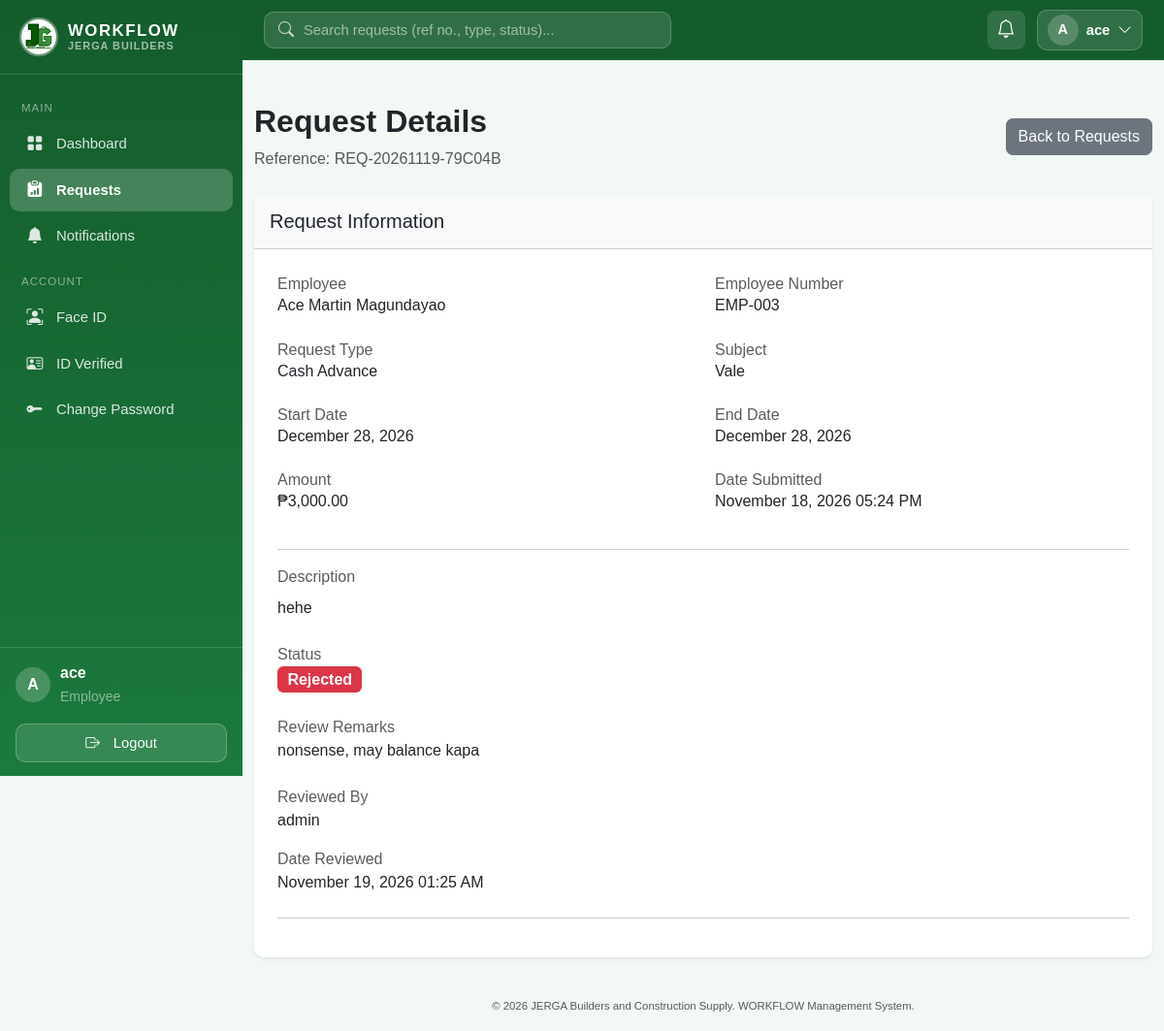
Screenshot of /requests/2 (signed in) with the database file from the repository.
### models/user.py (models this page shows, shortened)
class User(UserMixin, db.Model):
    __tablename__ = "users"
    id = db.Column(db.Integer, primary_key=True)
    username = db.Column(db.String(80), unique=True, nullable=False)
    email = db.Column(db.String(120), unique=True, nullable=False)
    password_hash = db.Column(db.String(255), nullable=False)
    role = db.Column(db.String(20), nullable=False, default="employee")  # "admin" | "hr" | "employee"
    is_active = db.Column(db.Boolean, default=True, nullable=False)
    created_at = db.Column(db.DateTime, default=db.func.now())
    employee_id = db.Column(db.Integer, db.ForeignKey("employees.id"), unique=True, nullable=True)
    employee = db.relationship("Employee", back_populates="user")
    submitted_requests = db.relationship(
        "EmployeeRequest", foreign_keys="EmployeeRequest.submitted_by_id", back_populates="submitted_by"
    )
    reviewed_requests = db.relationship(
        "EmployeeRequest", foreign_keys="EmployeeRequest.reviewed_by_id", back_populates="reviewed_by"
    )
    notifications = db.relationship(
        "Notification", back_populates="user", lazy=True, cascade="all, delete-orphan"
    )
    face_encoding = db.Column(db.Text, nullable=True)
    face_enrolled_at = db.Column(db.DateTime, nullable=True)
    face_photo = db.Column(db.String(255), nullable=True)
    reset_code = db.Column(db.String(6), nullable=True)
    reset_code_expires = db.Column(db.DateTime, nullable=True)
    id_document = db.Column(db.String(255), nullable=True)          # uploaded file name
    id_document_type = db.Column(db.String(50), nullable=True)
    id_verified = db.Column(db.Boolean, default=False, nullable=False)
    id_verified_by_id = db.Column(db.Integer, db.ForeignKey("users.id"), nullable=True)

### models/request.py (models this page shows)
class EmployeeRequest(db.Model):
    __tablename__ = "employee_requests"
    id = db.Column(db.Integer, primary_key=True)
    reference_number = db.Column(db.String(50), unique=True, nullable=False)  # e.g. REQ-20260101-A1B2C3
    employee_id = db.Column(db.Integer, db.ForeignKey("employees.id"), nullable=False)
    submitted_by_id = db.Column(db.Integer, db.ForeignKey("users.id"), nullable=False)
    request_type = db.Column(db.String(100), nullable=False)  # Leave, Overtime, etc.
    subject = db.Column(db.String(200), nullable=False)
    description = db.Column(db.Text, nullable=False)
    start_date = db.Column(db.Date, nullable=True)
    end_date = db.Column(db.Date, nullable=True)
    amount = db.Column(db.Numeric(12, 2), nullable=True)  # for cash advances / reimbursements
    status = db.Column(db.String(20), default="Pending", nullable=False)  # Pending | Approved | Rejected
    remarks = db.Column(db.Text, nullable=True)
    reviewed_by_id = db.Column(db.Integer, db.ForeignKey("users.id"), nullable=True)
    reviewed_at = db.Column(db.DateTime, nullable=True)
    submitted_at = db.Column(db.DateTime, default=db.func.now())
    updated_at = db.Column(db.DateTime, default=db.func.now(), onupdate=db.func.now())
    employee = db.relationship("Employee", back_populates="requests")
    submitted_by = db.relationship("User", foreign_keys=[submitted_by_id], back_populates="submitted_requests")
    reviewed_by = db.relationship("User", foreign_keys=[reviewed_by_id], back_populates="reviewed_requests")

### models/employee.py (models this page shows)
class Employee(db.Model):
    __tablename__ = "employees"
    id = db.Column(db.Integer, primary_key=True)
    employee_number = db.Column(db.String(50), unique=True, nullable=False)
    first_name = db.Column(db.String(100), nullable=False)
    middle_name = db.Column(db.String(100), nullable=True)
    last_name = db.Column(db.String(100), nullable=False)
    gender = db.Column(db.String(20), nullable=True)
    birth_date = db.Column(db.Date, nullable=True)
    address = db.Column(db.Text, nullable=True)
    contact_number = db.Column(db.String(30), nullable=True)
    email = db.Column(db.String(120), unique=True, nullable=True)
    department = db.Column(db.String(100), nullable=True)
    position = db.Column(db.String(100), nullable=True)
    employment_type = db.Column(db.String(50), nullable=True)
    date_hired = db.Column(db.Date, nullable=True)
    status = db.Column(db.String(20), default="Active", nullable=False)  # "Active" | "Inactive"
    created_at = db.Column(db.DateTime, default=db.func.now())
    updated_at = db.Column(db.DateTime, default=db.func.now(), onupdate=db.func.now())
    user = db.relationship("User", back_populates="employee", uselist=False)
    requests = db.relationship("EmployeeRequest", back_populates="employee")
    @property
    def full_name(self):
        return " ".join(part for part in [self.first_name, self.middle_name, self.last_name] if part)

### routes/requests.py (the view)
@request_bp.route("/<int:request_id>")
@login_required
def view_request(request_id):
    employee_request = get_request_or_404(request_id)
    if not can_access_request(employee_request):
        abort(403)
    return render_template("requests/view.html", employee_request=employee_request)

### templates/requests/view.html (shortened to what this page needs)
{% extends "base.html" %}
{% block content %}
<div class="container py-4">
    <div class="d-flex justify-content-between align-items-center mb-4 flex-wrap gap-2">
        <div>
            <h2 class="fw-bold">Request Details</h2>
            <p class="text-muted mb-0">
                Reference: {{ employee_request.reference_number }}
            </p>
        </div>
        <a href="{{ url_for('requests.list_requests') }}"
           class="btn btn-secondary">
            Back to Requests
        </a>
    </div>
    <div class="card shadow-sm">
        <div class="card-header bg-light py-3">
            <h5 class="mb-0">Request Information</h5>
        </div>
        <div class="card-body p-4">
            <div class="row mb-3">
                <div class="col-md-6 mb-3">
                    <label class="text-muted">Employee</label>
                    <h6>{{ employee_request.employee.full_name }}</h6>
                </div>
                <div class="col-md-6 mb-3">
                    <label class="text-muted">Employee Number</label>
                    <h6>{{ employee_request.employee.employee_number }}</h6>
                </div>
                <div class="col-md-6 mb-3">
                    <label class="text-muted">Request Type</label>
                    <h6>{{ employee_request.request_type }}</h6>
                </div>
                <div class="col-md-6 mb-3">
                    <label class="text-muted">Subject</label>
                    <h6>{{ employee_request.subject }}</h6>
                </div>
                <div class="col-md-6 mb-3">
                    <label class="text-muted">Start Date</label>
                    <h6>
                        {{ employee_request.start_date.strftime('%B %d, %Y') if employee_request.start_date else 'N/A' }}
                    </h6>
                </div>
                <div class="col-md-6 mb-3">
                    <label class="text-muted">End Date</label>
                    <h6>
                        {{ employee_request.end_date.strftime('%B %d, %Y') if employee_request.end_date else 'N/A' }}
                    </h6>
                </div>
                <div class="col-md-6 mb-3">
                    <label class="text-muted">Amount</label>
                    <h6>
                        {{ '₱{:,.2f}'.format(employee_request.amount) if employee_request.amount is not none else 'N/A' }}
                    </h6>
                </div>
                <div class="col-md-6 mb-3">
                    <label class="text-muted">Date Submitted</label>
                    <h6>
                        {{ employee_request.submitted_at.strftime('%B %d, %Y %I:%M %p') if employee_request.submitted_at else 'N/A' }}
                    </h6>
                </div>
            </div>
            <hr>
            <div class="mb-4">
                <label class="text-muted">Description</label>
                <p class="mt-2">{{ employee_request.description }}</p>
            </div>
            <div class="mb-4">
                <label class="text-muted">Status</label>
                <div>
                    {% if employee_request.status == "Pending" %}
                        <span class="badge bg-warning text-dark fs-6">Pending</span>
                    {% elif employee_request.status == "Approved" %}
                        <span class="badge bg-success fs-6">Approved</span>
                    {% elif employee_request.status == "Rejected" %}
                        <span class="badge bg-danger fs-6">Rejected</span>
                    {% else %}
                        <span class="badge bg-secondary fs-6">
                            {{ employee_request.status }}
                        </span>
                    {% endif %}
                </div>
            </div>
            {% if employee_request.remarks %}
                <div class="mb-4">
                    <label class="text-muted">Review Remarks</label>
                    <p>{{ employee_request.remarks }}</p>
                </div>
            {% endif %}
            {% if employee_request.reviewed_by %}
                <div class="mb-3">
                    <label class="text-muted">Reviewed By</label>
                    <p>{{ employee_request.reviewed_by.username }}</p>
                </div>
            {% endif %}
            {% if employee_request.reviewed_at %}
                <div class="mb-4">
                    <label class="text-muted">Date Reviewed</label>
                    <p>
                        {{ employee_request.reviewed_at.strftime('%B %d, %Y %I:%M %p') }}
                    </p>
                </div>
            {% endif %}
            <hr>
        </div>
    </div>
</div>
{% endblock %}

### templates/base.html (shortened to what this page needs)
<!doctype html>
<html lang="en">
<head>
    <link
    rel="stylesheet"
    href="{{ url_for('static', filename='vendor/bootstrap.min.css') }}"
    />
    <link
    rel="stylesheet"
    href="{{ url_for('static', filename='vendor/bootstrap-icons.min.css') }}"
    />
    <link
    rel="stylesheet"
    href="{{ url_for('static', filename='css/style.css') }}"
    />
</head>
<body class="{% if current_user.is_authenticated %}with-sidebar{% endif %}">
    {% if current_user.is_authenticated %}
    <aside class="sidebar" id="sidebar">
    <div class="sidebar-brand">
        <img
        src="{{ url_for('static', filename='img/JERGA.jpg') }}"
        alt="JERGA WORKFLOW logo"
        class="sidebar-logo"
        width="40"
        height="40"
        />
        <div class="sidebar-brand-text">
        <span class="brand-name">WORKFLOW</span>
        <small>JERGA Builders</small>
        </div>
    </div>
    <nav class="sidebar-nav">
        <div class="sidebar-section">Main</div>
        <a
        href="{{ url_for('auth.dashboard') }}"
        class="sidebar-link {% if request.endpoint == 'auth.dashboard' %}active{% endif %}"
        >
        <i class="bi bi-grid-fill sb-icon"></i> Dashboard
        </a>
        <a
        href="{{ url_for('requests.list_requests') }}"
        class="sidebar-link {% if request.endpoint and request.endpoint.startswith('requests') %}active{% endif %}"
        >
        <i class="bi bi-clipboard-data-fill sb-icon"></i> Requests
        </a>
        <a
          href="{{ url_for('notifications.list_notifications') }}"
          class="sidebar-link {% if request.endpoint and request.endpoint.startswith('notifications') %}active{% endif %}"
        >
          <i class="bi bi-bell-fill sb-icon"></i> Notifications
        </a>
        <div class="sidebar-section">Account</div>
        <a
          href="{{ url_for('biometrics.enroll') }}"
          class="sidebar-link {% if request.endpoint == 'biometrics.enroll' %}active{% endif %}"
          title="Face ID settings"
        >
          <i class="bi bi-person-bounding-box sb-icon"></i> Face ID
        </a>
        <a
          href="{{ url_for('biometrics.verify_id') }}"
          class="sidebar-link {% if request.endpoint == 'biometrics.verify_id' %}active{% endif %}"
          title="Valid ID verification"
        >
          <i class="bi bi-person-vcard sb-icon"></i>
          {% if current_user.id_verified %} ID Verified {% elif
          current_user.id_document %} ID Pending {% else %} Verify ID {% endif
          %}
        </a>
        <a
          href="{{ url_for('account.change_password') }}"
          class="sidebar-link {% if request.endpoint == 'account.change_password' %}active{% endif %}"
          title="Change password"
        >
          <i class="bi bi-key-fill sb-icon"></i> Change Password
        </a>
      </nav>
      <div class="sidebar-footer">
        <div class="sidebar-user">
          <div class="avatar">{{ current_user.username|first|upper }}</div>
          <div class="sidebar-user-info">
            <div class="fw-semibold">{{ current_user.username }}</div>
            <small class="text-white-50">{{ current_user.role|title }}</small>
          </div>
        </div>
        <a
          href="{{ url_for('auth.logout') }}"
          class="sidebar-logout w-100 mt-3"
          type="button"
        >
          <i class="bi bi-box-arrow-right me-2"></i>Logout
        </a>
      </div>
    </aside>
    <header class="topbar">
      <form
        class="topbar-search"
        method="GET"
        action="{{ url_for('requests.list_requests') }}"
        role="search"
      >
        <i class="bi bi-search"></i>
        <input
          type="search"
          name="q"
          value="{{ request.args.get('q', '') }}"
          placeholder="Search requests (ref no., type, status)..."
          aria-label="Search requests"
        />
      </form>
      <div class="topbar-actions">
        <a
          href="{{ url_for('notifications.list_notifications') }}"
          class="topbar-bell"
          title="Notifications"
        >
          <i class="bi bi-bell"></i>
        </a>
        <div class="dropdown">
          <button
            class="topbar-profile"
            type="button"
            data-bs-toggle="dropdown"
            data-bs-display="static"
            aria-expanded="false"
          >
            <span class="avatar avatar-sm"
              >{{ current_user.username|first|upper }}</span
            >
            <span class="topbar-name d-none d-sm-inline"
              >{{ current_user.username }}</span
            >
            <i class="bi bi-chevron-down d-none d-sm-inline"></i>
          </button>
        </div>
      </div>
    </header>
    {% endif %}
    <main class="app-main">
       {% block content %}{% endblock %}
    </main>
    <footer class="text-center py-3 text-muted app-footer">
      <small>
        &copy; 2026 JERGA Builders and Construction Supply. WORKFLOW Management
        System.
      </small>
    </footer>
  </body>
</html>

### rows the page displays
User: username|first "A", username "ace", role "Employee"
EmployeeRequest: reference_number "REQ-20261119-79C04B", request_type "Cash Advance", subject "Vale", start_date "December 28, 2026", end_date "December 28, 2026", amount "₱3,000.00", submitted_at "November 18, 2026 05:24 PM", description "hehe", remarks "nonsense, may balance kapa", reviewed_at "November 19, 2026 01:25 AM"
Employee: employee.full_name "Ace Martin Magundayao", employee.employee_number "EMP-003"
User: reviewed_by.username "admin"
